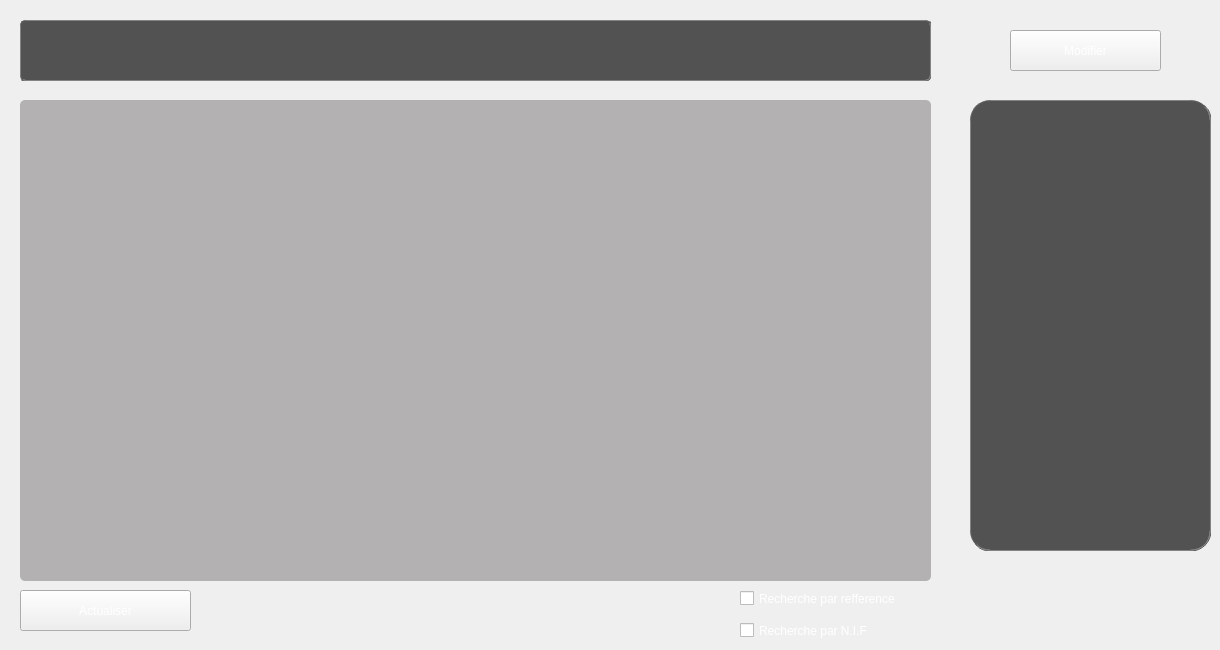
    <widget class="QWidget" name="tab">
     <attribute name="title">
      <string>Fournisseurs</string>
     </attribute>
     <widget class="QPushButton" name="pushButton">
      <property name="geometry">
       <rect>
        <x>1010</x>
        <y>150</y>
        <width>161</width>
        <height>41</height>
       </rect>
      </property>
      <property name="styleSheet">
       <string notr="true">/*font: 63 10pt &quot;Yu Gothic UI Semibold&quot;;*/
font: 10pt &quot;Yu Gothic UI Semilight&quot;;
color:white;
</string>
      </property>
      <property name="text">
       <string>Ajouter nouveau</string>
      </property>
     </widget>
     <widget class="QTableView" name="tableView">
      <property name="geometry">
       <rect>
        <x>20</x>
        <y>100</y>
        <width>911</width>
        <height>481</height>
       </rect>
      </property>
      <property name="styleSheet">
       <string notr="true">background-color:rgb(179,177,177);
color:black;
border-radius:5px;
font: 63 11pt &quot;Yu Gothic UI Semibold&quot;;</string>
      </property>
     </widget>
     <widget class="QPushButton" name="pushButton_3">
      <property name="geometry">
       <rect>
        <x>1010</x>
        <y>300</y>
        <width>161</width>
        <height>41</height>
       </rect>
      </property>
      <property name="styleSheet">
       <string notr="true">background-color:rgb(214,42,42);
border-radius:6px;</string>
      </property>
      <property name="text">
       <string>Supprimer</string>
      </property>
     </widget>
     <widget class="QPushButton" name="pushButton_17">
      <property name="geometry">
       <rect>
        <x>20</x>
        <y>590</y>
        <width>171</width>
        <height>41</height>
       </rect>
      </property>
      <property name="styleSheet">
       <string notr="true">color:white;</string>
      </property>
      <property name="text">
       <string>Actualiser</string>
      </property>
     </widget>
     <widget class="QPushButton" name="pushButton_18_supp_tous_fourn">
      <property name="geometry">
       <rect>
        <x>1010</x>
        <y>460</y>
        <width>161</width>
        <height>41</height>
       </rect>
      </property>
      <property name="styleSheet">
       <string notr="true">background-color:grey;
border-radius:6px;</string>
      </property>
      <property name="text">
       <string>Supprimer tous</string>
      </property>
     </widget>
     <widget class="QLabel" name="label_titre_fourn">
      <property name="geometry">
       <rect>
        <x>30</x>
        <y>30</y>
        <width>271</width>
        <height>31</height>
       </rect>
      </property>
      <property name="styleSheet">
       <string notr="true">color:white;
font: 63 25pt &quot;Agency FB&quot;;
background-color: rgb(82,82,82);</string>
      </property>
      <property name="text">
       <string>Liste des fournisseurs </string>
      </property>
     </widget>
     <widget class="QLineEdit" name="lineEdit_recherche">
      <property name="geometry">
       <rect>
        <x>500</x>
        <y>30</y>
        <width>271</width>
        <height>41</height>
       </rect>
      </property>
      <property name="styleSheet">
       <string notr="true">border-radius:20px;
color:white;
background-color:rgb(44,44,44);
border:1px ridge rgb(107,105,105);</string>
      </property>
      <property name="text">
       <string/>
      </property>
     </widget>
     <widget class="QPushButton" name="recherche_fourn">
      <property name="geometry">
       <rect>
        <x>790</x>
        <y>30</y>
        <width>131</width>
        <height>41</height>
       </rect>
      </property>
      <property name="styleSheet">
       <string notr="true">color:white;</string>
      </property>
      <property name="text">
       <string>Rechercher</string>
      </property>
     </widget>
     <widget class="QPushButton" name="modifi_fournisseur">
      <property name="geometry">
       <rect>
        <x>1010</x>
        <y>30</y>
        <width>151</width>
        <height>41</height>
       </rect>
      </property>
      <property name="styleSheet">
       <string notr="true">color:white;</string>
      </property>
      <property name="text">
       <string>Modifier</string>
      </property>
     </widget>
     <widget class="QCheckBox" name="checkBox_rech_refference">
      <property name="geometry">
       <rect>
        <x>740</x>
        <y>590</y>
        <width>191</width>
        <height>17</height>
       </rect>
      </property>
      <property name="styleSheet">
       <string notr="true">color:white;</string>
      </property>
      <property name="text">
       <string>Recherche par refference</string>
      </property>
     </widget>
     <widget class="QCheckBox" name="checkBox_2_rech_NIF">
      <property name="geometry">
       <rect>
        <x>740</x>
        <y>620</y>
        <width>151</width>
        <height>21</height>
       </rect>
      </property>
      <property name="styleSheet">
       <string notr="true">color:white;</string>
      </property>
      <property name="text">
       <string>Recherche par N.I.F</string>
      </property>
     </widget>
     <widget class="QLabel" name="label_6">
      <property name="geometry">
       <rect>
        <x>970</x>
        <y>100</y>
        <width>241</width>
        <height>451</height>
       </rect>
      </property>
      <property name="styleSheet">
       <string notr="true">background-color: rgb(82,82,82);
border-radius:20px;
border:1px ridge rgb(88,88,88);</string>
      </property>
      <property name="text">
       <string/>
      </property>
     </widget>
     <widget class="QLabel" name="couche1">
      <property name="geometry">
       <rect>
        <x>20</x>
        <y>20</y>
        <width>911</width>
        <height>61</height>
       </rect>
      </property>
      <property name="styleSheet">
       <string notr="true">background-color: rgb(82,82,82);
border-radius:5px;
border:1px ridge rgb(88,88,88);</string>
      </property>
      <property name="text">
       <string/>
      </property>
     </widget>
    </widget>
